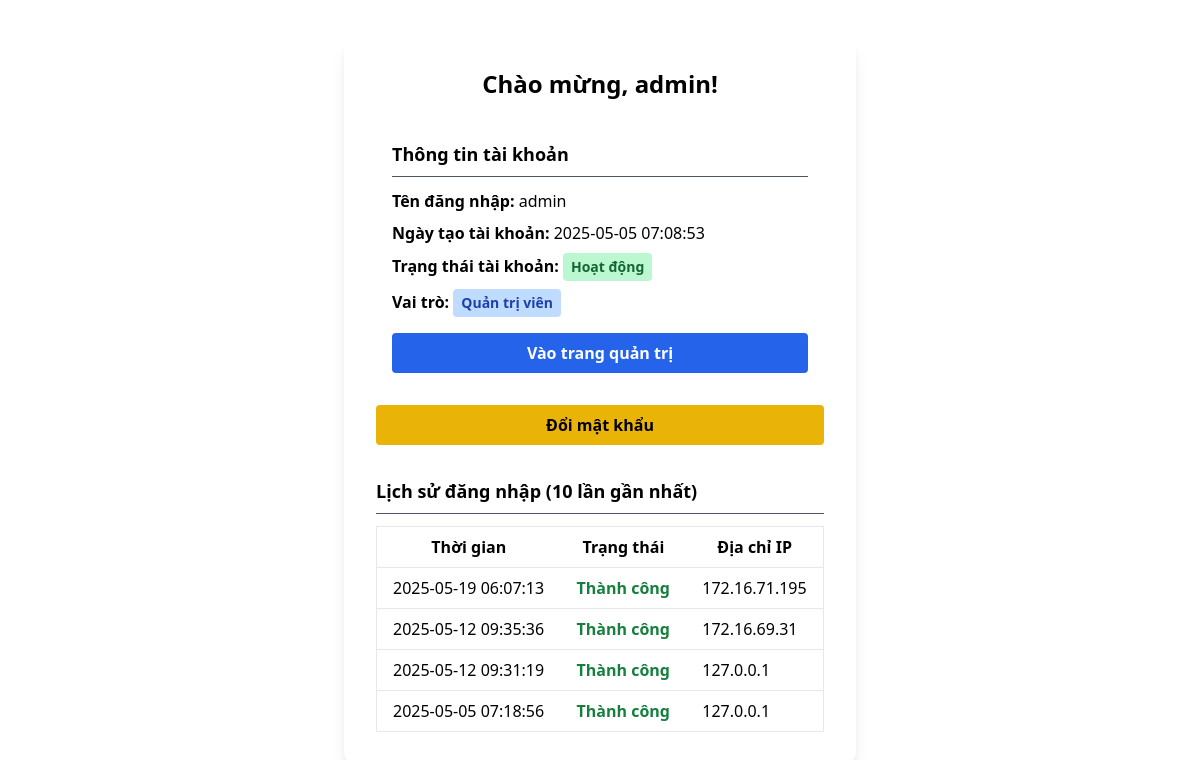
Page /dashboard (signed in) on the earlier database version.
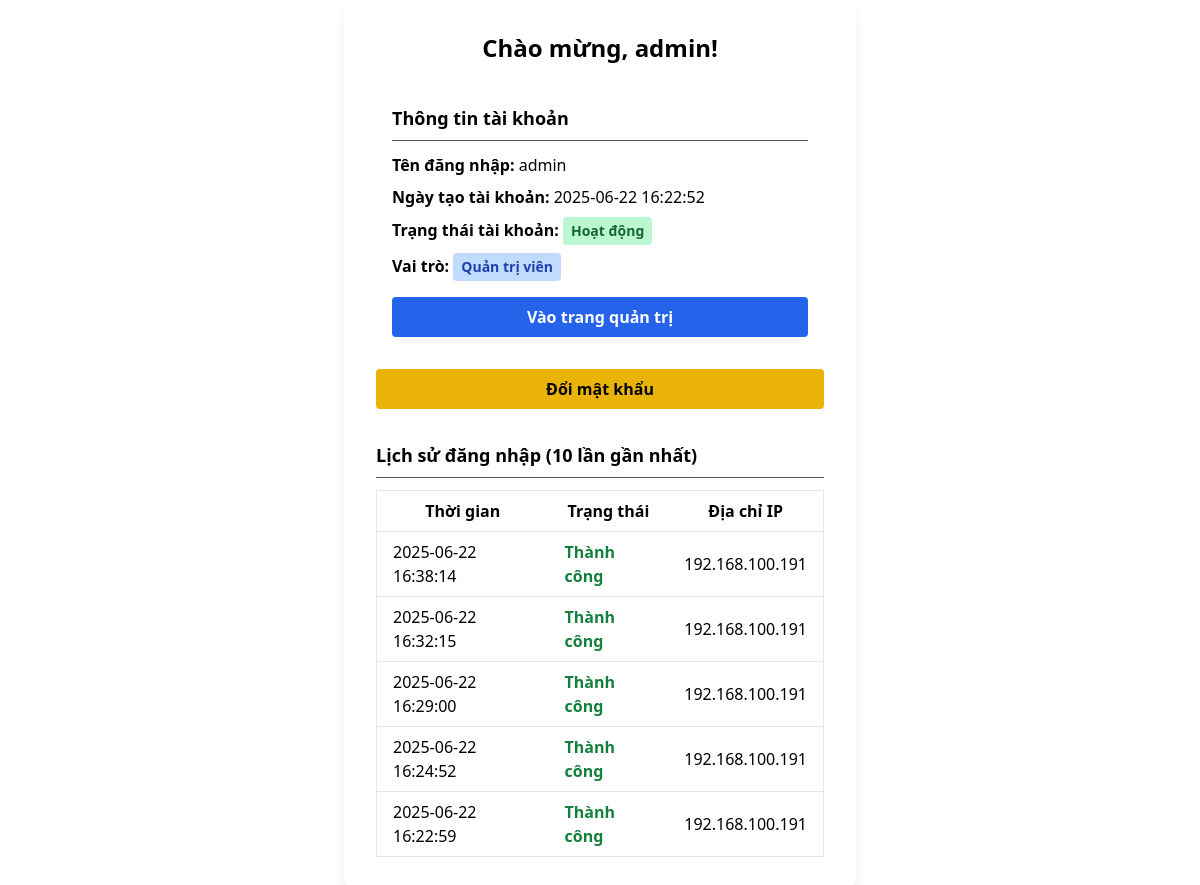
Same page on the later database version.
### app.py (models this page shows)
class User(db.Model):
    id = db.Column(db.Integer, primary_key=True)
    username = db.Column(db.String(50), unique=True, nullable=False)
    salt = db.Column(db.String(64), nullable=False)
    encrypted_password = db.Column(db.Text, nullable=False)
    fail_attempts = db.Column(db.Integer, default=0)
    is_locked = db.Column(db.Boolean, default=False)
    is_admin = db.Column(db.Boolean, default=False)
    created_at = db.Column(db.DateTime, default=datetime.utcnow)

class LoginLog(db.Model):
    id = db.Column(db.Integer, primary_key=True)
    username = db.Column(db.String(50), nullable=False)
    success = db.Column(db.Boolean, default=False)
    timestamp = db.Column(db.DateTime, default=datetime.utcnow)
    ip_address = db.Column(db.String(50))

### app.py (the view)
@app.route('/dashboard')
@login_required
def dashboard():
    user = User.query.filter_by(username=session['username']).first()
    login_logs = LoginLog.query.filter_by(username=user.username).order_by(LoginLog.timestamp.desc()).limit(10).all()
    return render_template('dashboard.html', user=user, login_logs=login_logs)

### app.py (called while the page is built)
def login_required(f):
    @wraps(f)
    def decorated(*args, **kwargs):
        if 'username' not in session:
            flash('Vui lòng đăng nhập.', 'danger')
            return redirect(url_for('login'))
        return f(*args, **kwargs)
    return decorated

### templates/dashboard.html (shortened to what this page needs)
<!DOCTYPE html>
<html lang="en">
<head>
  <script src="https://cdn.tailwindcss.com"></script>
</head>
<body class="bg-white text-black min-h-screen flex items-center justify-center">
  <div class="bg-grey-900 p-8 rounded-xl shadow-lg max-w-lg w-full">
    <h2 class="text-2xl font-bold text-center mb-6">Chào mừng, {{ user.username }}!</h2>
    <div class="bg-grey-800 rounded-xl p-4">
      <h3 class="text-lg font-semibold mb-3 border-b border-gray-600 pb-2">Thông tin tài khoản</h3>
      <p class="mb-2"><strong>Tên đăng nhập:</strong> {{ user.username }}</p>
      <p class="mb-2"><strong>Ngày tạo tài khoản:</strong> {{ user.created_at.strftime('%Y-%m-%d %H:%M:%S') }}</p>
      <p class="mb-2"><strong>Trạng thái tài khoản:</strong>
        {% if user.is_locked %}
        <span class="inline-block px-2 py-1 text-sm font-semibold text-red-800 bg-red-200 rounded">Bị khóa</span>
        {% else %}
        <span class="inline-block px-2 py-1 text-sm font-semibold text-green-800 bg-green-200 rounded">Hoạt động</span>
        {% endif %}
      </p>
      {% if user.is_admin %}
      <p class="mb-2"><strong>Vai trò:</strong>
        <span
          class="inline-block px-2 py-1 text-sm font-semibold text-blue-800 bg-blue-200 rounded">Quản trị viên</span>
      </p>
      <a href="{{ url_for('admin_dashboard') }}"
        class="mt-2 inline-block w-full text-center bg-blue-600 hover:bg-blue-700 text-white font-semibold py-2 px-4 rounded transition">
        Vào trang quản trị
      </a>
      {% endif %}
    </div>
    <div class="mt-4">
      <a href="{{ url_for('change_password') }}"
        class="w-full inline-block text-center bg-yellow-500 hover:bg-yellow-600 text-black font-semibold py-2 px-4 rounded transition">
        Đổi mật khẩu
      </a>
    </div>
    <div class="mt-8">
      <h3 class="text-lg font-semibold mb-3 border-b border-gray-600 pb-2">Lịch sử đăng nhập (10 lần gần nhất)</h3>
      <div class="overflow-x-auto">
        <table class="min-w-full bg-white border border-gray-200 rounded">
          <thead>
            <tr>
              <th class="px-4 py-2 border-b">Thời gian</th>
              <th class="px-4 py-2 border-b">Trạng thái</th>
              <th class="px-4 py-2 border-b">Địa chỉ IP</th>
            </tr>
          </thead>
          <tbody>
            {% for log in login_logs %}
            <tr>
              <td class="px-4 py-2 border-b">{{ log.timestamp.strftime('%Y-%m-%d %H:%M:%S') }}</td>
              <td class="px-4 py-2 border-b">
                {% if log.success %}
                <span class="text-green-700 font-semibold">Thành công</span>
                {% else %}
                <span class="text-red-700 font-semibold">Thất bại</span>
                {% endif %}
              </td>
              <td class="px-4 py-2 border-b">{{ log.ip_address }}</td>
            </tr>
            {% endfor %}
          </tbody>
        </table>
      </div>
    </div>
  </div>
</body>
</html>

Differences in the rows shown:
removed LoginLog: timestamp "2025-05-19 06:07:13", success "Thành công", ip_address "172.16.71.195"
removed LoginLog: timestamp "2025-05-12 09:35:36", success "Thành công", ip_address "172.16.69.31"
removed LoginLog: timestamp "2025-05-12 09:31:19", success "Thành công", ip_address "127.0.0.1"
changed User "admin": created_at "2025-05-05 07:08:53" → "2025-06-22 16:22:52"
changed LoginLog (number 1 of 5 on the later page): timestamp "2025-05-05 07:18:56" → "2025-06-22 16:38:14"; ip_address "127.0.0.1" → "192.168.100.191"
now on this page (row edited): LoginLog: timestamp "2025-06-22 16:32:15", success "Thành công", ip_address "192.168.100.191"
now on this page (row edited): LoginLog: timestamp "2025-06-22 16:29:00", success "Thành công", ip_address "192.168.100.191"
now on this page (row edited): LoginLog: timestamp "2025-06-22 16:24:52", success "Thành công", ip_address "192.168.100.191"
now on this page (row edited): LoginLog: timestamp "2025-06-22 16:22:59", success "Thành công", ip_address "192.168.100.191"
